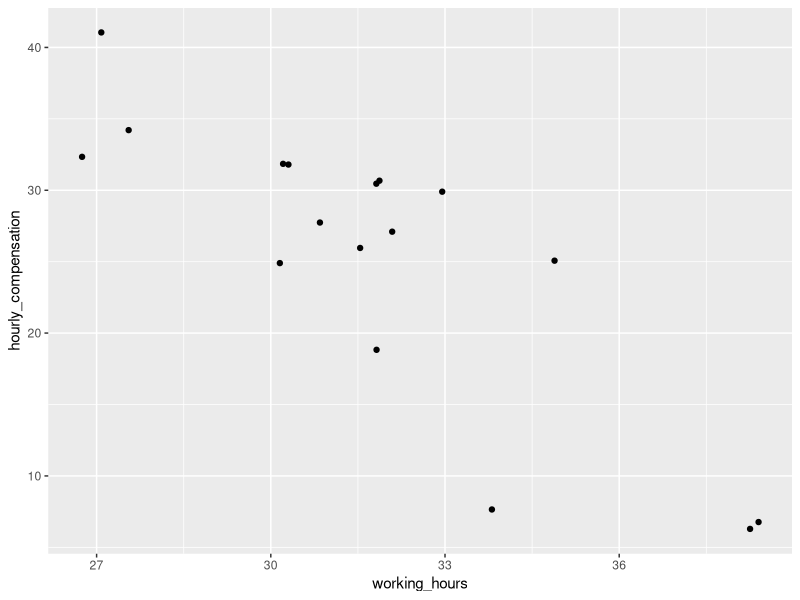
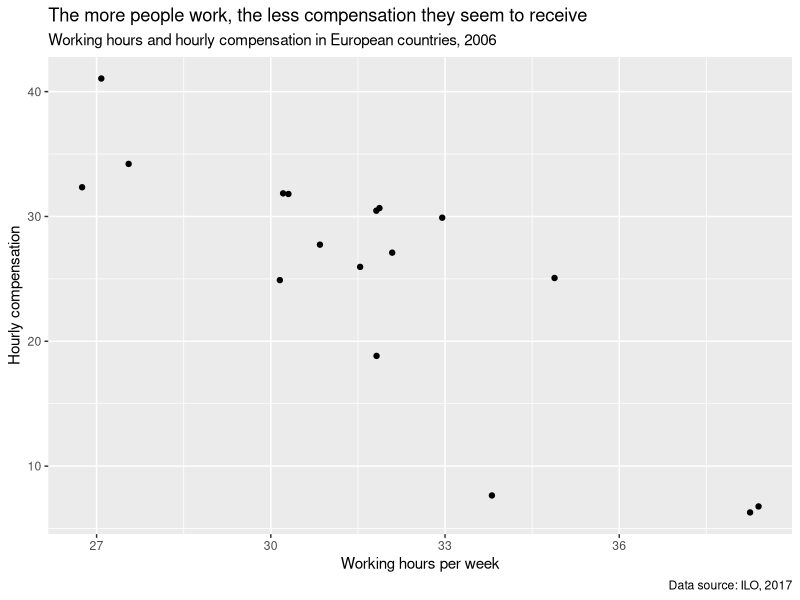
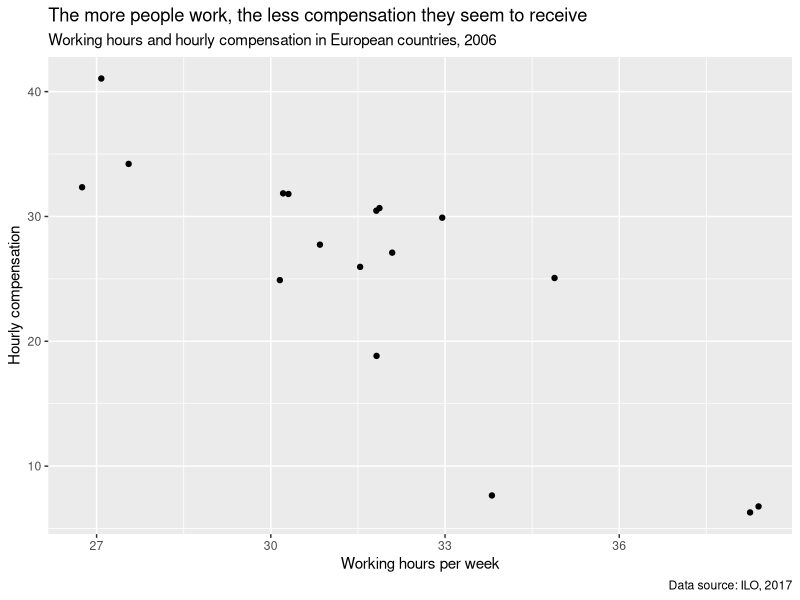
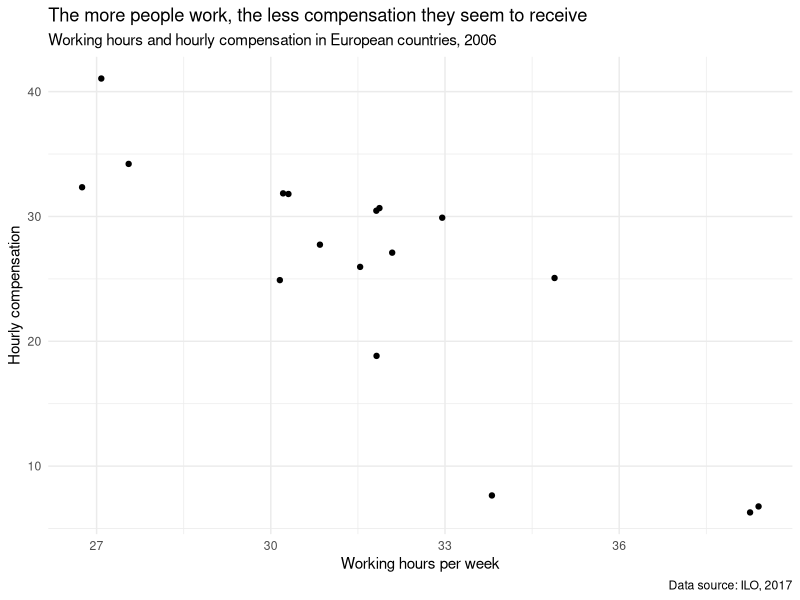
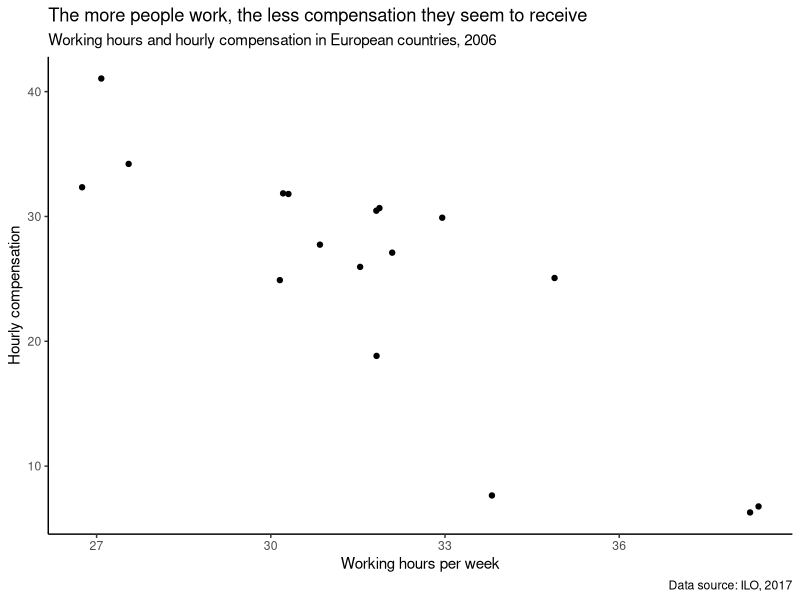
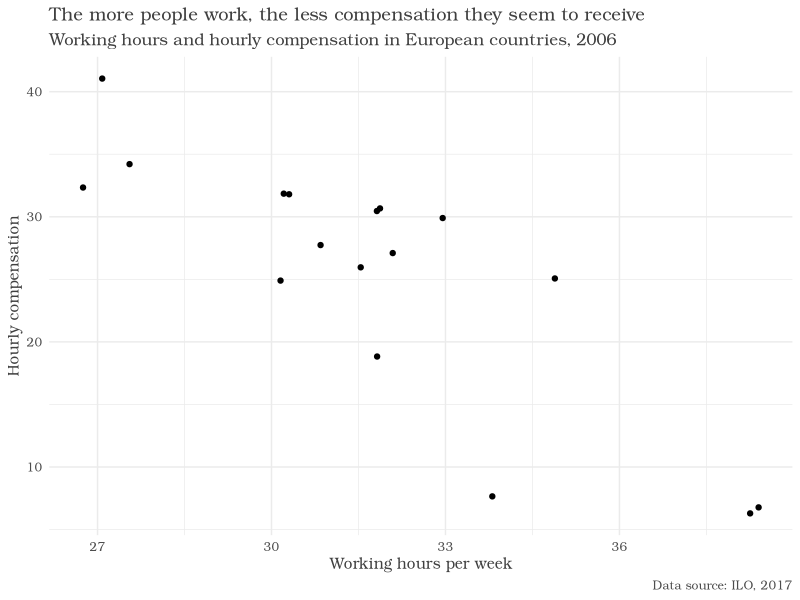
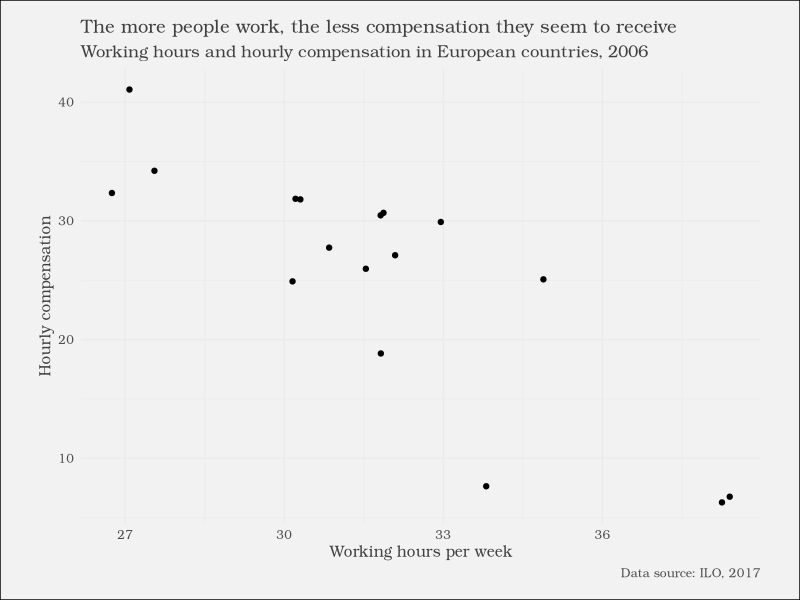

Generate these figures, in order, with R:
## ---- chunk 1
library(tidyverse)

ilo_hourly_compensation <- read.csv("ilo_hourly_compensation.csv")
ilo_working_hours <- read.csv("ilo_working_hours.csv")
## ---- chunk 2
# Join both data frames
ilo_data <- ilo_hourly_compensation %>%
  inner_join(ilo_working_hours, by = c("country", "year"))

# Count the resulting rows
ilo_data  %>% 
    count()

# Examine ilo_data
ilo_data
## ---- chunk 3
# Turn year and country into a factor
ilo_data_corrected <- ilo_data %>%
  mutate(year = as.factor(as.numeric(year)),
        country = as.factor(country))

# See the results
ilo_data_corrected
## ---- chunk 4
european_countries <- c("Finland", "France", "Italy", "Norway", "Spain", "Sweden", "Switzerland", "United Kingdom", "Belgium", "Ireland", "Luxembourg", "Portugal", "Netherlands", "Germany", "Hungary", "Austria", "Czech Rep.")

# Examine the European countries vector
european_countries

# Only retain European countries
ilo_data <- ilo_data %>%
  filter(country %in% european_countries)
## ---- chunk 5
# Examine the structure of ilo_data
str(ilo_data)

# Group and summarize the data
ilo_data %>%
  group_by(year) %>%
  summarize(mean_hourly_compensation = mean(hourly_compensation),
            mean_working_hours = mean(working_hours))
## ---- chunk 6
# Filter for 2006
plot_data <- ilo_data %>%
  filter(year==2006)
  
# Create the scatter plot
ggplot(plot_data) +
  geom_point(aes(x = working_hours, y = hourly_compensation))
## ---- chunk 7
# Create the plot
ggplot(plot_data) +
  geom_point(aes(x = working_hours, y = hourly_compensation)) +
  # Add labels
  labs(
    x = "Working hours per week",
    y = "Hourly compensation",
    title = "The more people work, the less compensation they seem to receive",
    subtitle = "Working hours and hourly compensation in European countries, 2006",
    caption = "Data source: ILO, 2017"
  )
## ---- chunk 8
# Save your current plot into a variable: ilo_plot
ilo_plot <- ggplot(plot_data) +
  geom_point(aes(x = working_hours, y = hourly_compensation)) +
  labs(
    x = "Working hours per week",
    y = "Hourly compensation",
    title = "The more people work, the less compensation they seem to receive",
    subtitle = "Working hours and hourly compensation in European countries, 2006",
    caption = "Data source: ILO, 2017"
  )

ilo_plot
## ---- chunk 9
ilo_plot +
  theme_minimal()
## ---- chunk 10
ilo_plot +
  theme_classic()
## ---- chunk 11
ilo_plot <- ilo_plot +
  theme_minimal() +
  # Customize the "minimal" theme with another custom "theme" call
  theme(
    text = element_text(family = "Bookman"),
    title = element_text(color = "gray25"),
    plot.caption = element_text(color = "gray30"),
    plot.subtitle = element_text(size = 12)
  )
  
# Render the plot object
ilo_plot
## ---- chunk 12
ilo_plot +
  # "theme" calls can be stacked upon each other, so this is already the third call of "theme"
  theme(
    plot.background = element_rect(fill = "gray95"),
    plot.margin = unit(c(5, 10, 5, 10), units = "mm")
  )
